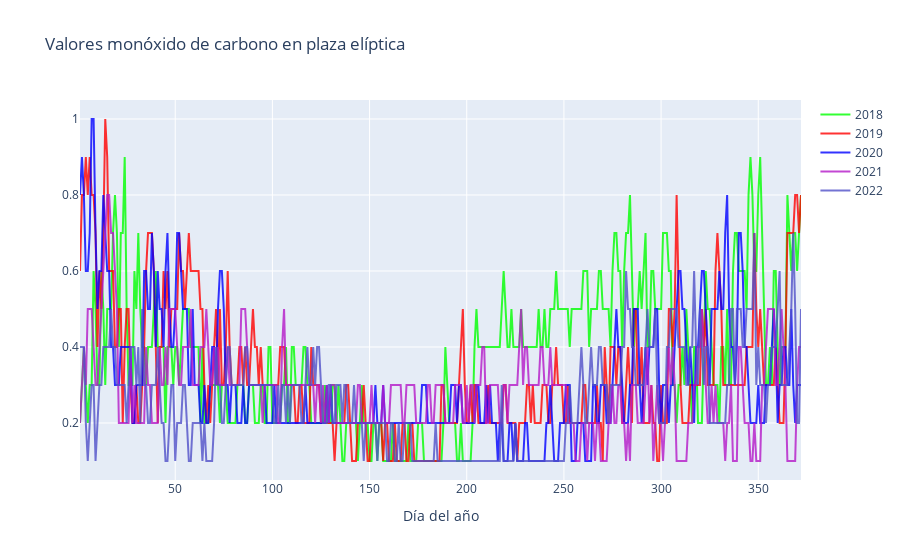
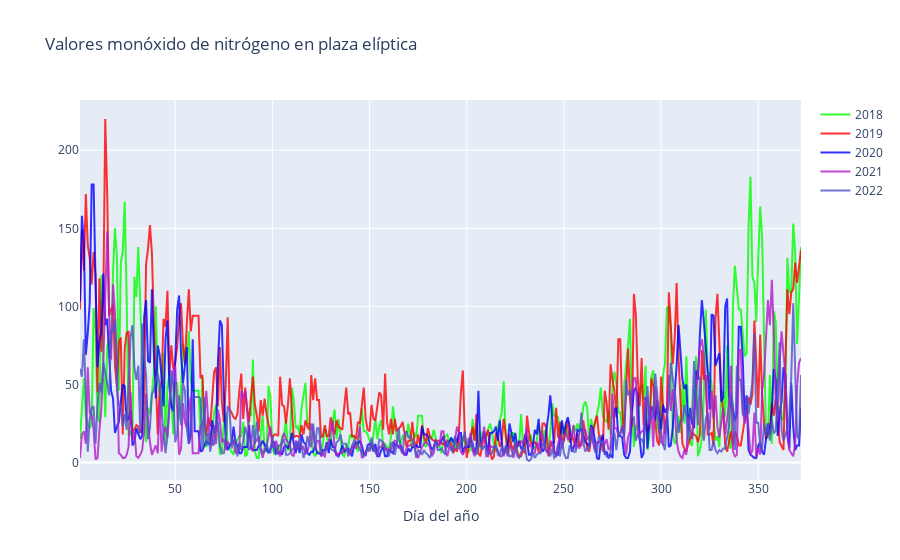
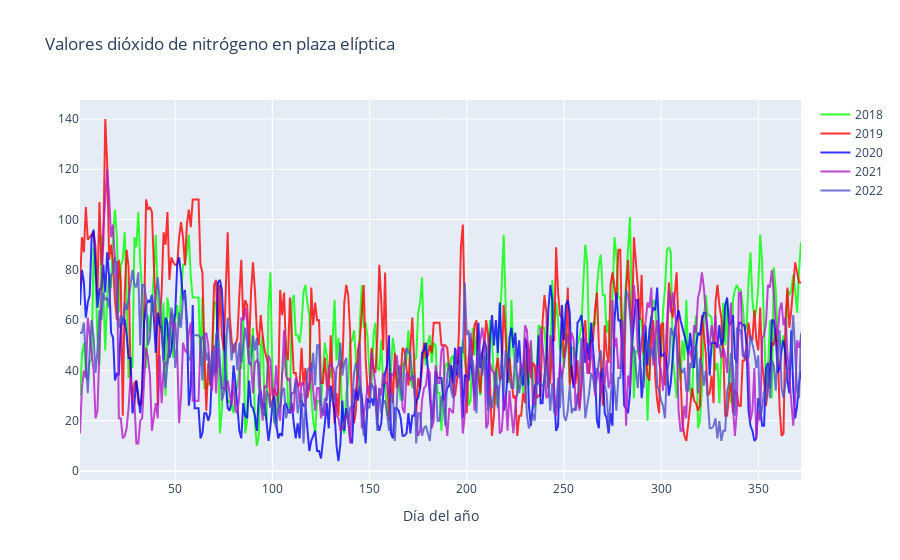
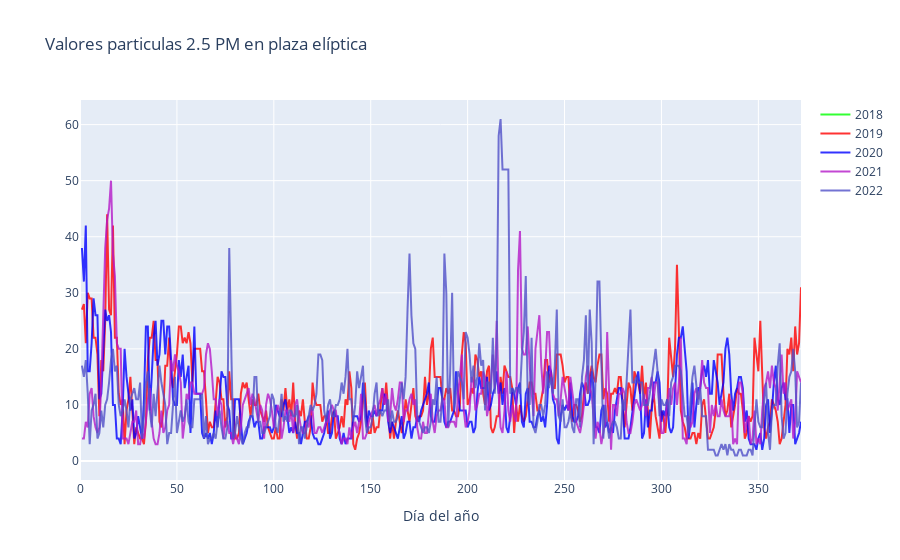

Write notebook code for charts like these, in order.
### Markdown cell above
# Mostramos los gráficos de Plaza elíptica

### Code cell
iplot(crear_grafico(df_56_monoxido_carbono, 'Valores monóxido de carbono en plaza elíptica'))
iplot(crear_grafico(df_56_monoxido_nitrogeno, 'Valores monóxido de nitrógeno en plaza elíptica'))
iplot(crear_grafico(df_56_dioxido_nitrogeno, 'Valores dióxido de nitrógeno en plaza elíptica'))
iplot(crear_grafico(df_56_pm_25, 'Valores particulas 2.5 PM en plaza elíptica'))
iplot(crear_grafico(df_56_pm_10, 'Valores particulas 10 PM en plaza elíptica'))
iplot(crear_grafico(df_56_oxidos_nitrogeno, 'Valores óxidos de nitrógeno en plaza elíptica'))

### Figure 1 — Plotly figure (JSON) as saved in the notebook; plotly's stock layout.template omitted (floating-point values rounded to 4 significant figures; data arrays with more than 128 entries replaced by an {"elided": "..."} marker saying what was removed)
{"data": [{"marker": {"color": "rgba(0, 255, 0, 0.8)"}, "mode": "lines", "name": "2018", "type": "scatter", "x": {"elided": "372 int values"}, "y": {"elided": "372 float values"}}, {"marker": {"color": "rgba(255, 0, 0, 0.8)"}, "mode": "lines", "name": "2019", "type": "scatter", "x": {"elided": "372 int values"}, "y": {"elided": "372 float values"}}, {"marker": {"color": "rgba(0, 0, 255, 0.8)"}, "mode": "lines", "name": "2020", "type": "scatter", "x": {"elided": "372 int values"}, "y": {"elided": "372 float values"}}, {"marker": {"color": "rgba(180, 26, 200, 0.8)"}, "mode": "lines", "name": "2021", "type": "scatter", "x": {"elided": "372 int values"}, "y": {"elided": "372 float values"}}, {"marker": {"color": "rgba(80, 80, 200, 0.8)"}, "mode": "lines", "name": "2022", "type": "scatter", "x": {"elided": "372 int values"}, "y": {"elided": "372 float values"}}], "layout": {"title": {"text": "Valores monóxido de carbono en plaza elíptica"}, "xaxis": {"ticklen": 5, "title": {"text": "Día del año"}}}}

### Figure 2 — Plotly figure (JSON) as saved in the notebook; plotly's stock layout.template omitted (floating-point values rounded to 4 significant figures; data arrays with more than 128 entries replaced by an {"elided": "..."} marker saying what was removed)
{"data": [{"marker": {"color": "rgba(0, 255, 0, 0.8)"}, "mode": "lines", "name": "2018", "type": "scatter", "x": {"elided": "372 int values"}, "y": {"elided": "372 int values"}}, {"marker": {"color": "rgba(255, 0, 0, 0.8)"}, "mode": "lines", "name": "2019", "type": "scatter", "x": {"elided": "372 int values"}, "y": {"elided": "372 int values"}}, {"marker": {"color": "rgba(0, 0, 255, 0.8)"}, "mode": "lines", "name": "2020", "type": "scatter", "x": {"elided": "372 int values"}, "y": {"elided": "372 int values"}}, {"marker": {"color": "rgba(180, 26, 200, 0.8)"}, "mode": "lines", "name": "2021", "type": "scatter", "x": {"elided": "372 int values"}, "y": {"elided": "372 int values"}}, {"marker": {"color": "rgba(80, 80, 200, 0.8)"}, "mode": "lines", "name": "2022", "type": "scatter", "x": {"elided": "372 int values"}, "y": {"elided": "372 int values"}}], "layout": {"title": {"text": "Valores monóxido de nitrógeno en plaza elíptica"}, "xaxis": {"ticklen": 5, "title": {"text": "Día del año"}}}}

### Figure 3 — Plotly figure (JSON) as saved in the notebook; plotly's stock layout.template omitted (floating-point values rounded to 4 significant figures; data arrays with more than 128 entries replaced by an {"elided": "..."} marker saying what was removed)
{"data": [{"marker": {"color": "rgba(0, 255, 0, 0.8)"}, "mode": "lines", "name": "2018", "type": "scatter", "x": {"elided": "372 int values"}, "y": {"elided": "372 int values"}}, {"marker": {"color": "rgba(255, 0, 0, 0.8)"}, "mode": "lines", "name": "2019", "type": "scatter", "x": {"elided": "372 int values"}, "y": {"elided": "372 int values"}}, {"marker": {"color": "rgba(0, 0, 255, 0.8)"}, "mode": "lines", "name": "2020", "type": "scatter", "x": {"elided": "372 int values"}, "y": {"elided": "372 int values"}}, {"marker": {"color": "rgba(180, 26, 200, 0.8)"}, "mode": "lines", "name": "2021", "type": "scatter", "x": {"elided": "372 int values"}, "y": {"elided": "372 int values"}}, {"marker": {"color": "rgba(80, 80, 200, 0.8)"}, "mode": "lines", "name": "2022", "type": "scatter", "x": {"elided": "372 int values"}, "y": {"elided": "372 int values"}}], "layout": {"title": {"text": "Valores dióxido de nitrógeno en plaza elíptica"}, "xaxis": {"ticklen": 5, "title": {"text": "Día del año"}}}}

### Figure 4 — Plotly figure (JSON) as saved in the notebook; plotly's stock layout.template omitted (floating-point values rounded to 4 significant figures; data arrays with more than 128 entries replaced by an {"elided": "..."} marker saying what was removed)
{"data": [{"marker": {"color": "rgba(0, 255, 0, 0.8)"}, "mode": "lines", "name": "2018", "type": "scatter", "x": {"elided": "372 int values"}, "y": {"elided": "372 int values"}}, {"marker": {"color": "rgba(255, 0, 0, 0.8)"}, "mode": "lines", "name": "2019", "type": "scatter", "x": {"elided": "372 int values"}, "y": {"elided": "372 int values"}}, {"marker": {"color": "rgba(0, 0, 255, 0.8)"}, "mode": "lines", "name": "2020", "type": "scatter", "x": {"elided": "372 int values"}, "y": {"elided": "372 int values"}}, {"marker": {"color": "rgba(180, 26, 200, 0.8)"}, "mode": "lines", "name": "2021", "type": "scatter", "x": {"elided": "372 int values"}, "y": {"elided": "372 int values"}}, {"marker": {"color": "rgba(80, 80, 200, 0.8)"}, "mode": "lines", "name": "2022", "type": "scatter", "x": {"elided": "372 int values"}, "y": {"elided": "372 int values"}}], "layout": {"title": {"text": "Valores particulas 2.5 PM en plaza elíptica"}, "xaxis": {"ticklen": 5, "title": {"text": "Día del año"}}}}
